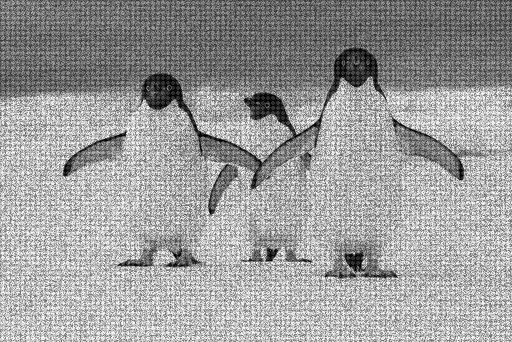
#> input picture PenguinDistorted.bmp, 512 x 342 px
$ python SpacialFrequancy.py
#> lines starting #> are read from the running program, lines starting #| are printed output that depends on the picture
#> further down, img_or is the input picture: shape (342, 512, 3); min 0, max 244, mean 155.9
import cv2
import random
import numpy as np
import matplotlib.pyplot as plt
from scipy.signal import convolve2d, medfilt2d

def mean_filter(image: np.ndarray, radius: int, mask_std: float) -> np.ndarray:
    # Getting the kernel size. Kernel size is used by the filters, because the filters do not work directly on the
    # images. However, they so work on the image size.
    kernel_size = 2 * radius + 1
    # We are creating grid in form of row and colors. It is doing by using the "indices()" method and taking the
    # kernel size and subtracting by the radius.
    y, x = np.indices((kernel_size, kernel_size)) - radius  # y - change in rows, x - change in columns
    # Creating the gaussian filter.
    gaussian_filter = np.exp(-(x ** 2 + y ** 2) / (2 * (mask_std ** 2)))
    # Total grids into glassian sum
    gaussian_filter /= np.sum(gaussian_filter)
    # Calling the convolve2d() the Compute the gradient of an image by 2D convolution with a complex Scharr operator.
    # Use symmetric boundary condition to avoid creating edges at the image boundaries.
    gaussian_image = convolve2d(image, gaussian_filter, mode='same')
    return gaussian_image

def median_filter(image: np.ndarray, radius: int) -> np.ndarray:
    # Getting the kernel size. Kernel size is used by the filters, because the filters do not work directly on the
    # images. However, they so work on the image size.
    kernel_size = 2 * radius + 1
    # Applying Median Filter on image
    median_image = medfilt2d(image, kernel_size)
    return median_image

def bilateral_filter(image: np.ndarray, radius: int, std_spatial: float, std_intensity: float) -> np.ndarray:
#> called with radius = 10, std_spatial = 2, std_intensity = 5
    bilateral_image = image.copy()
    # Getting the kernel size. Kernel size is used by the filters, because the filters do not work directly on the
    # images. However, they so work on the image size.
    kernel_size = 2 * radius + 1
    # Extracting image rows
    rows = image.shape[0]
#> rows = 342
    # Extracting image columns
    columns = image.shape[1]
#> columns = 512
    y, x = np.indices((kernel_size, kernel_size)) - radius  # y - change in rows, x - change in columns
    # Creating the gaussian distance filter applying it formula.
    gaussian_distances_mask: np.ndarray = np.exp(-(x ** 2 + y ** 2) / (2 * (std_spatial ** 2)))
    # Total grids into glassian sum
    gaussian_distances_mask /= np.sum(gaussian_distances_mask)

    for i in range(radius, rows - radius):
        for j in range(radius, columns - radius):
            # Getting image properties
            window = image[(i - radius):(i + radius + 1), (j - radius):(j + radius + 1)]
            # Creating the gaussian intensity filter applying it formula.
            gaussian_intensity_mask = np.power(np.e, -((window - image[i, j]) ** 2) / (2 * (std_intensity ** 2)))
            # Total grids into glassian sum
            gaussian_intensity_mask /= np.sum(gaussian_intensity_mask)
            # Applying the gaussian filters to the image
            bilateral_image[i, j] = np.divide(np.sum(gaussian_intensity_mask * gaussian_distances_mask * window),
                                              np.sum(gaussian_intensity_mask * gaussian_distances_mask))
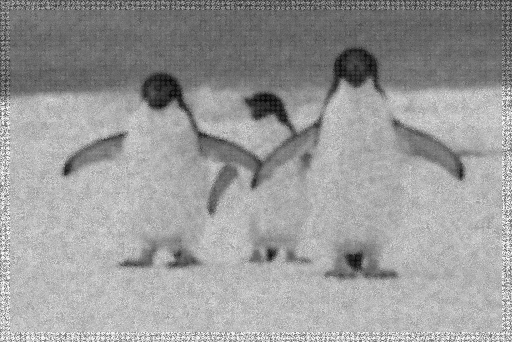
#> bilateral_image: shape (342, 512); min 9, max 244, mean 154.6
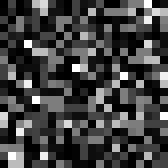
#> gaussian_intensity_mask: shape (21, 21) float64 (shown 8 times larger); min 5.24e-05, max 0.0086, mean 0.00227; drawn with min black and max white

    return bilateral_image


# Reading the image.
img_or = cv2.imread('PenguinDistorted.bmp')
# cv.cvtColor() method is used to convert an image from one color space to another.
# cv.COLOR_BGR2GRAY extension is used to convert RGB to gray.
img_gray = cv2.cvtColor(img_or, cv2.COLOR_BGR2GRAY)
# Filter radius size
radius = 10
# std deviation of the image implies a gross measure of the imprecision/variation about the target value of light
# intensity, at each such data point.
#Only used in the mean filter
std = 2
#TODO ALL METHODS ARE CALLED BELLOW

# Calling the mean filter method defined above.
#filter_image =  median_filter(img_gray, radius)
#filter_image = mean_filter(img_gray, radius, std)
filter_image = bilateral_filter(img_gray, radius, 2, 5)


# Exporting the file into the .bmp format.
cv2.imwrite("bilateral.bmp", filter_image)
# Displaying image original.
cv2.imshow("original image ", img_or)
# Displaying image final
filter_image_read = cv2.imread("bilateral.bmp")
#> filter_image_read: shape (342, 512, 3); min 9, max 244, mean 154.6
cv2.imshow("filter image", filter_image_read)
# Allow the user to display a window until a key is pressed by the user.
cv2.waitKey(0)

$ run again, with PenguinOriginal.bmp copied over PenguinDistorted.bmp
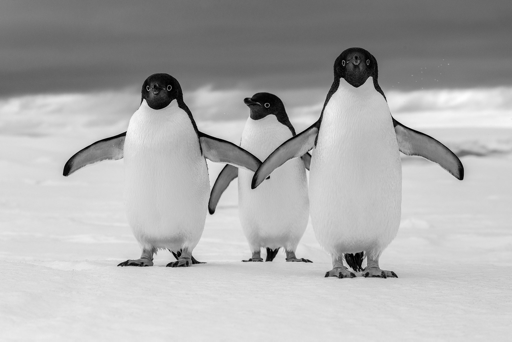
#> input picture PenguinOriginal.bmp, 512 x 342 px
#> img_or is the input picture: shape (342, 512, 3); min 0, max 253, mean 174.2
#> after the loop in bilateral_filter, `for i in range(radius, rows - radius):`:
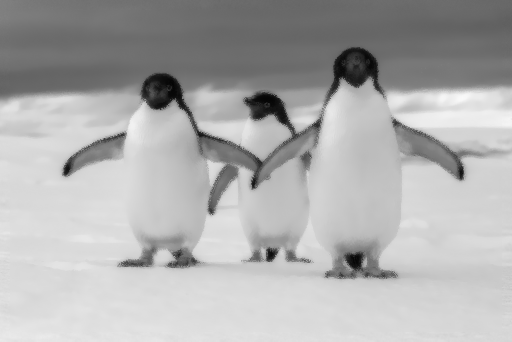
#> bilateral_image: shape (342, 512); min 4, max 250, mean 174
#> after the loop in bilateral_filter, `for i in range(radius, rows - radius):`:
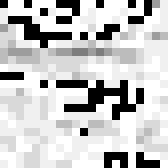
#> gaussian_intensity_mask: shape (21, 21) float64 (shown 8 times larger); min 1.78e-05, max 0.00292, mean 0.00227; drawn with min black and max white
